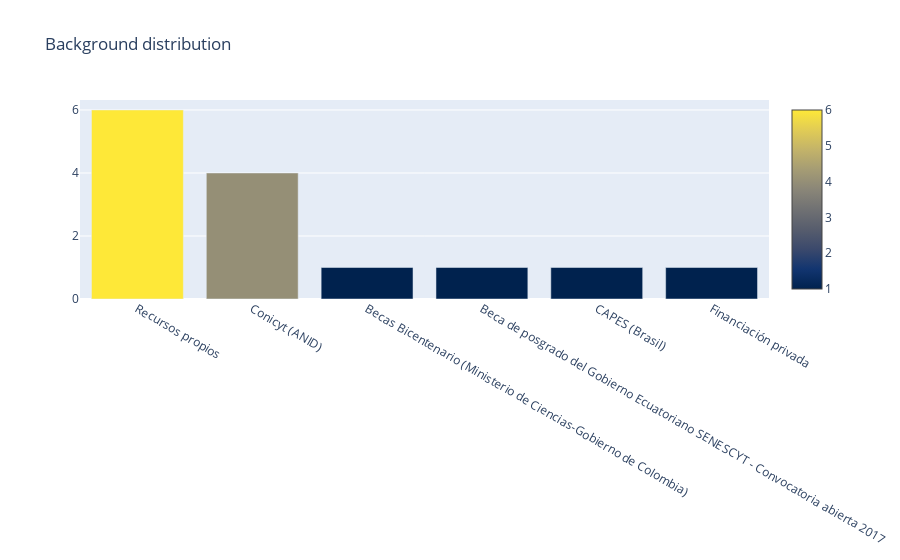

The cell this chart's notebook holds for it:
### Code cell
cnt_srs = df_egresados_subset_columns['finantial'].value_counts()
trace = go.Bar(
    x=cnt_srs.index,
    y=cnt_srs.values,
    marker=dict(
        #color = np.random.randn(500), #set color equal to a variable
        color = cnt_srs.values,
        colorscale='Cividis',
        showscale=True
    ),
)
layout = go.Layout(
    title='Background distribution'
)
data = [trace]
fig = go.Figure(data=data, layout=layout)
py.iplot(fig, filename="background")

### Figure 1 — Plotly figure (JSON) as saved in the notebook; plotly's stock layout.template omitted (floating-point values rounded to 4 significant figures)
{"data": [{"marker": {"color": [6, 4, 1, 1, 1, 1], "colorscale": [[0, "#00224e"], [0.1111, "#123570"], [0.2222, "#3b496c"], [0.3333, "#575d6d"], [0.4444, "#707173"], [0.5556, "#8a8678"], [0.6667, "#a59c74"], [0.7778, "#c3b369"], [0.8889, "#e1cc55"], [1, "#fee838"]], "showscale": true}, "type": "bar", "x": ["Recursos propios", "Conicyt (ANID)", "Becas Bicentenario (Ministerio de Ciencias-Gobierno de Colombia)", "Beca de posgrado del Gobierno Ecuatoriano SENESCYT - Convocatoria abierta 2017", "CAPES (Brasil)", "Financiación privada"], "y": [6, 4, 1, 1, 1, 1]}], "layout": {"title": {"text": "Background distribution"}}}
